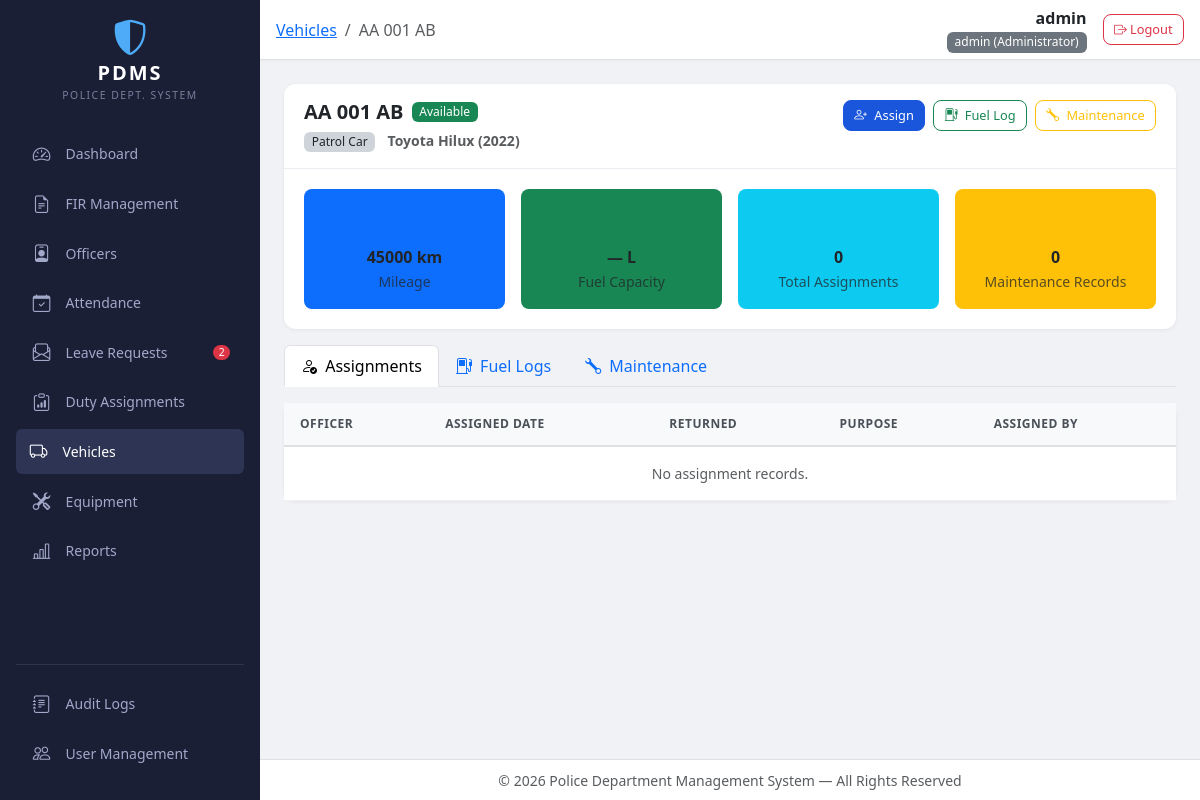
Page /fleet/vehicles/1/ (signed in) on the committed database.
### fleet/models.py (models this page shows, shortened)
class Vehicle(models.Model):
    STATUS_CHOICES = (
        ('AVAILABLE', 'Available'), ('ASSIGNED', 'Assigned'),
        ('MAINTENANCE', 'In Maintenance'), ('OUT_OF_SERVICE', 'Out of Service'),
    )
    TYPE_CHOICES = (
        ('PATROL', 'Patrol Car'), ('VAN', 'Van'),
        ('MOTORCYCLE', 'Motorcycle'), ('TRUCK', 'Truck'),
        ('SUV', 'SUV'), ('OTHER', 'Other'),
    )
    plate_number = models.CharField(max_length=50, unique=True)
    vehicle_type = models.CharField(max_length=30, choices=TYPE_CHOICES)
    make = models.CharField(max_length=100)
    model = models.CharField(max_length=100, blank=True)
    year = models.IntegerField(null=True, blank=True)
    status = models.CharField(max_length=20, choices=STATUS_CHOICES, default='AVAILABLE')
    mileage = models.IntegerField(default=0)
    fuel_capacity = models.FloatField(blank=True, null=True)
    created_at = models.DateTimeField(auto_now_add=True)
    class Meta:
        ordering = ['plate_number']

### core/models.py (models this page shows)
class CustomUser(AbstractBaseUser, PermissionsMixin):
    username = models.CharField(max_length=150, unique=True)
    full_name = models.CharField(max_length=255, blank=True)
    role = models.CharField(max_length=30, choices=ROLE_CHOICES, default='CLERK')
    is_active = models.BooleanField(default=True)
    is_staff = models.BooleanField(default=False)
    failed_attempts = models.IntegerField(default=0)
    locked_until = models.DateTimeField(null=True, blank=True)
    created_at = models.DateTimeField(auto_now_add=True)
    updated_at = models.DateTimeField(auto_now=True)
    officer = models.OneToOneField(
        'cases.Officer', on_delete=models.SET_NULL,
        null=True, blank=True, related_name='user_account'
    )
    objects = CustomUserManager()
    USERNAME_FIELD = 'username'
    REQUIRED_FIELDS = []
    def has_min_role(self, min_role):
        return ROLE_HIERARCHY.get(self.role, 0) >= ROLE_HIERARCHY.get(min_role, 0)
    def __str__(self):
        return f"{self.username} ({self.get_role_display()})"

### fleet/views.py (the view)
# urls.py: path('vehicles/<int:pk>/', views.vehicle_detail, name='vehicle_detail'),
@require_auth
def vehicle_detail(request, pk):
    vehicle = get_object_or_404(Vehicle, pk=pk)
    assignments = vehicle.assignments.select_related('officer').all()
    fuel_logs = vehicle.fuel_logs.all()[:50]
    maintenance = vehicle.maintenance_records.all()[:50]
    return render(request, 'fleet/vehicle_detail.html', {
        'vehicle': vehicle, 'assignments': assignments,
        'fuel_logs': fuel_logs, 'maintenance': maintenance,
    })

### templates/fleet/vehicle_detail.html (shortened to what this page needs)
{% extends 'base.html' %}
{% load role_tags %}
{% block nav_vehicles %}active text-white{% endblock %}
{% block breadcrumb %}
<li class="breadcrumb-item"><a href="{% url 'fleet:vehicle_list' %}">Vehicles</a></li>
<li class="breadcrumb-item active">{{ vehicle.plate_number }}</li>
{% endblock %}
{% block content %}
<div class="card content-card mb-3">
    <div class="card-header d-flex flex-wrap justify-content-between align-items-start gap-2">
        <div>
            <div class="d-flex align-items-center gap-2 mb-1">
                <h5 class="fw-bold mb-0">{{ vehicle.plate_number }}</h5>
                <span class="badge
                    {% if vehicle.status == 'AVAILABLE' %}bg-success
                    {% elif vehicle.status == 'ASSIGNED' %}bg-primary
                    {% elif vehicle.status == 'MAINTENANCE' %}bg-warning text-dark
                    {% else %}bg-danger{% endif %}">{{ vehicle.get_status_display }}</span>
            </div>
            <span class="badge bg-dark-subtle text-dark">{{ vehicle.get_vehicle_type_display }}</span>
            <span class="text-muted small ms-2">{{ vehicle.make }} {{ vehicle.model }} {% if vehicle.year %}({{ vehicle.year }}){% endif %}</span>
        </div>
        <div class="d-flex gap-2 no-print">
            {% if user|has_role:'CLERK' %}
            <a href="{% url 'fleet:vehicle_assign' vehicle.id %}" class="btn btn-primary btn-sm">
                <i class="bi bi-person-plus me-1"></i> Assign
            </a>
            <a href="{% url 'fleet:fuel_log' vehicle.id %}" class="btn btn-outline-success btn-sm">
                <i class="bi bi-fuel-pump me-1"></i> Fuel Log
            </a>
            <a href="{% url 'fleet:maintenance_create' vehicle.id %}" class="btn btn-outline-warning btn-sm">
                <i class="bi bi-wrench me-1"></i> Maintenance
            </a>
            {% endif %}
        </div>
    </div>
    <div class="card-body">
        <div class="row g-3">
            <div class="col-sm-6 col-md-3">
                <div class="p-3 bg-primary bg-opacity-5 rounded-3 text-center">
                    <i class="bi bi-speedometer fs-4 text-primary"></i>
                    <div class="fw-bold mt-1">{{ vehicle.mileage|default:"0" }} km</div>
                    <small class="text-muted">Mileage</small>
                </div>
            </div>
            <div class="col-sm-6 col-md-3">
                <div class="p-3 bg-success bg-opacity-5 rounded-3 text-center">
                    <i class="bi bi-fuel-pump fs-4 text-success"></i>
                    <div class="fw-bold mt-1">{{ vehicle.fuel_capacity|default:"—" }} L</div>
                    <small class="text-muted">Fuel Capacity</small>
                </div>
            </div>
            <div class="col-sm-6 col-md-3">
                <div class="p-3 bg-info bg-opacity-5 rounded-3 text-center">
                    <i class="bi bi-person-check fs-4 text-info"></i>
                    <div class="fw-bold mt-1">{{ assignments|length }}</div>
                    <small class="text-muted">Total Assignments</small>
                </div>
            </div>
            <div class="col-sm-6 col-md-3">
                <div class="p-3 bg-warning bg-opacity-5 rounded-3 text-center">
                    <i class="bi bi-wrench fs-4 text-warning"></i>
                    <div class="fw-bold mt-1">{{ maintenance|length }}</div>
                    <small class="text-muted">Maintenance Records</small>
                </div>
            </div>
        </div>
    </div>
</div>
<ul class="nav nav-tabs mb-3" id="vehicleTabs" role="tablist">
    <li class="nav-item" role="presentation">
        <button class="nav-link active" data-bs-toggle="tab" data-bs-target="#assignments" type="button">
            <i class="bi bi-person-check me-1"></i> Assignments
        </button>
    </li>
    <li class="nav-item" role="presentation">
        <button class="nav-link" data-bs-toggle="tab" data-bs-target="#fuellogs" type="button">
            <i class="bi bi-fuel-pump me-1"></i> Fuel Logs
        </button>
    </li>
    <li class="nav-item" role="presentation">
        <button class="nav-link" data-bs-toggle="tab" data-bs-target="#maintrecords" type="button">
            <i class="bi bi-wrench me-1"></i> Maintenance
        </button>
    </li>
</ul>
<div class="tab-content">
    <div class="tab-pane fade show active" id="assignments" role="tabpanel">
        <div class="card content-card">
            <div class="card-body p-0">
                <div class="table-responsive">
                    <table class="table table-hover table-sm mb-0">
                        <thead>
                            <tr><th>Officer</th><th>Assigned Date</th><th>Returned</th><th>Purpose</th><th>Assigned By</th></tr>
                        </thead>
                        <tbody>
                            {% for a in assignments %}
                            <tr>
                                <td class="fw-semibold">{{ a.officer.full_name }}</td>
                                <td>{{ a.assigned_date|date:"M d, Y" }}</td>
                                <td>{{ a.returned_date|date:"M d, Y"|default:"<span class='text-success'>Active</span>" }}</td>
                                <td class="small">{{ a.purpose|truncatewords:8|default:"—" }}</td>
                                <td class="small text-muted">{{ a.assigned_by|default:"—" }}</td>
                            </tr>
                            {% empty %}
                            <tr><td colspan="5" class="text-center text-muted py-3">No assignment records.</td></tr>
                            {% endfor %}
                        </tbody>
                    </table>
                </div>
            </div>
        </div>
    </div>
</div>
{% endblock %}

### templates/base.html (shortened to what this page needs)
{% load role_tags %}
<!DOCTYPE html>
<html lang="en" data-bs-theme="light">
<head>
    <link href="https://cdn.jsdelivr.net/npm/bootstrap@5.3.3/dist/css/bootstrap.min.css" rel="stylesheet">
    <link href="https://cdn.jsdelivr.net/npm/bootstrap-icons@1.11.3/font/bootstrap-icons.min.css" rel="stylesheet">
    <link href="/static/css/style.css" rel="stylesheet">
</head>
<body>
    <nav id="sidebar" class="bg-dark-navy d-flex flex-column flex-shrink-0 p-3">
        <div class="d-flex align-items-center mb-4">
            <div class="sidebar-brand text-center w-100">
                <div class="sidebar-logo">
                    <i class="bi bi-shield-shaded"></i>
                </div>
                <span class="sidebar-title">PDMS</span>
                <div class="sidebar-subtitle">Police Dept. System</div>
            </div>
        </div>
        <ul class="nav nav-pills flex-column gap-1 flex-grow-1">
            <li class="nav-item">
                <a href="{% url 'core:dashboard' %}" class="nav-link sidebar-link {% block nav_dashboard %}{% endblock %}">
                    <i class="bi bi-speedometer2"></i>
                    <span>Dashboard</span>
                </a>
            </li>
            <li class="nav-item">
                <a href="{% url 'cases:fir_list' %}" class="nav-link sidebar-link {% block nav_cases %}{% endblock %}">
                    <i class="bi bi-file-earmark-text"></i>
                    <span>FIR Management</span>
                </a>
            </li>
            <li class="nav-item">
                <a href="{% url 'staff:officer_list' %}" class="nav-link sidebar-link {% block nav_officers %}{% endblock %}">
                    <i class="bi bi-person-badge"></i>
                    <span>Officers</span>
                </a>
            </li>
            <li class="nav-item">
                <a href="{% url 'staff:attendance' %}" class="nav-link sidebar-link {% block nav_attendance %}{% endblock %}">
                    <i class="bi bi-calendar-check"></i>
                    <span>Attendance</span>
                </a>
            </li>
            <li class="nav-item">
                <a href="{% url 'staff:leave_list' %}" class="nav-link sidebar-link {% block nav_leaves %}{% endblock %}">
                    <i class="bi bi-envelope-paper"></i>
                    <span>Leave Requests</span>
                    {% if pending_leave_count > 0 %}
                        <span class="badge bg-danger ms-auto rounded-pill">{{ pending_leave_count }}</span>
                    {% endif %}
                </a>
            </li>
            <li class="nav-item">
                <a href="{% url 'staff:duty_list' %}" class="nav-link sidebar-link {% block nav_duty %}{% endblock %}">
                    <i class="bi bi-clipboard-data"></i>
                    <span>Duty Assignments</span>
                </a>
            </li>
            <li class="nav-item">
                <a href="{% url 'fleet:vehicle_list' %}" class="nav-link sidebar-link {% block nav_vehicles %}{% endblock %}">
                    <i class="bi bi-truck"></i>
                    <span>Vehicles</span>
                </a>
            </li>
            <li class="nav-item">
                <a href="{% url 'fleet:equipment_list' %}" class="nav-link sidebar-link {% block nav_equipment %}{% endblock %}">
                    <i class="bi bi-tools"></i>
                    <span>Equipment</span>
                </a>
            </li>
            <li class="nav-item">
                <a href="{% url 'reports:dashboard_report' %}" class="nav-link sidebar-link {% block nav_reports %}{% endblock %}">
                    <i class="bi bi-bar-chart-line"></i>
                    <span>Reports</span>
                </a>
            </li>
        </ul>
        <hr class="border-secondary opacity-25">
        {% if user|has_role:"STATION_COMMANDER" %}
        <ul class="nav nav-pills flex-column gap-1 mb-2">
            <li class="nav-item">
                <a href="{% url 'core:audit_logs' %}" class="nav-link sidebar-link {% block nav_audit %}{% endblock %}">
                    <i class="bi bi-journal-text"></i>
                    <span>Audit Logs</span>
                </a>
            </li>
            {% if user|has_role:"ADMIN" %}
            <li class="nav-item">
                <a href="{% url 'core:user_list' %}" class="nav-link sidebar-link {% block nav_users %}{% endblock %}">
                    <i class="bi bi-people"></i>
                    <span>User Management</span>
                </a>
            </li>
            {% endif %}
        </ul>
        {% endif %}
    </nav>
    <div id="main-wrapper">
        <header class="top-navbar">
            <div class="d-flex align-items-center justify-content-between w-100 px-3">
                <div class="d-flex align-items-center gap-3">
                    <nav aria-label="breadcrumb">
                        <ol class="breadcrumb mb-0">
                            {% block breadcrumb %}{% endblock %}
                        </ol>
                    </nav>
                </div>
                <div class="d-flex align-items-center gap-3">
                    <div class="text-end d-none d-sm-block">
                        <div class="fw-semibold text-truncate" style="max-width: 180px;">{{ user.get_full_name|default:user.username }}</div>
                        <div class="text-muted small">{{ user|role_badge|safe }}</div>
                    </div>
                    <a href="{% url 'core:logout' %}" class="btn btn-outline-danger btn-sm" title="Logout">
                        <i class="bi bi-box-arrow-right"></i>
                        <span class="d-none d-md-inline">Logout</span>
                    </a>
                </div>
            </div>
        </header>
        <main class="main-content p-3 p-md-4">
            {% block content %}{% endblock %}
        </main>
        <footer class="main-footer text-center text-muted py-2 px-3">
            <small>&copy; {% now "Y" %} Police Department Management System &mdash; All Rights Reserved</small>
        </footer>
    </div>
</body>
</html>

### rows in the picture
Vehicle: plate_number "AA 001 AB", status "Available", vehicle_type "Patrol Car", make "Toyota", model "Hilux", year "2022", mileage "45000", fuel_capacity "—"
CustomUser: get_full_name "admin", id+username+role "admin (Administrator)"

### other values in the picture
{{ pending_leave_count }} "2"
{{ assignments|length }} "0"
{{ maintenance|length }} "0"
